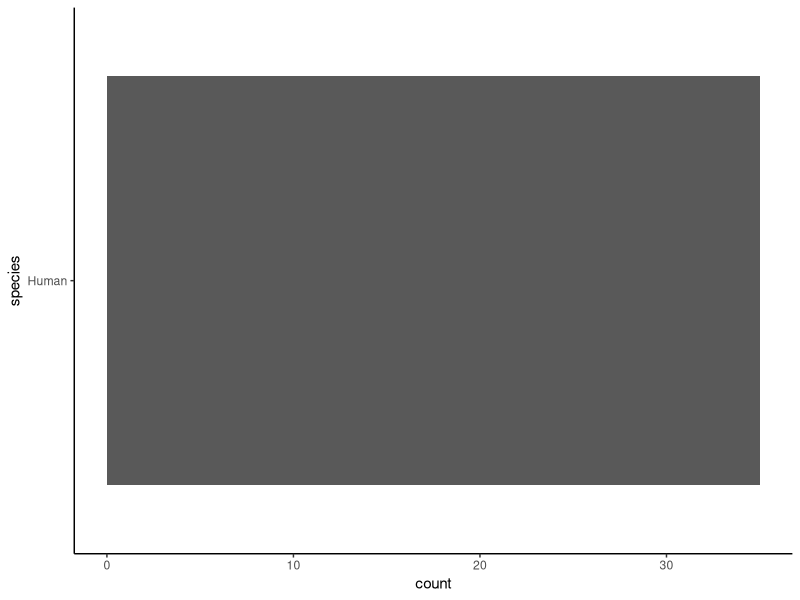
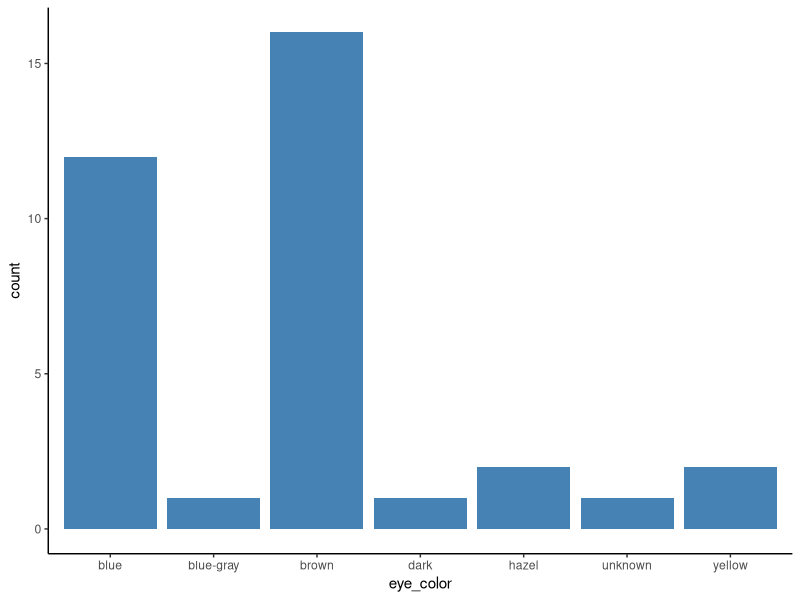
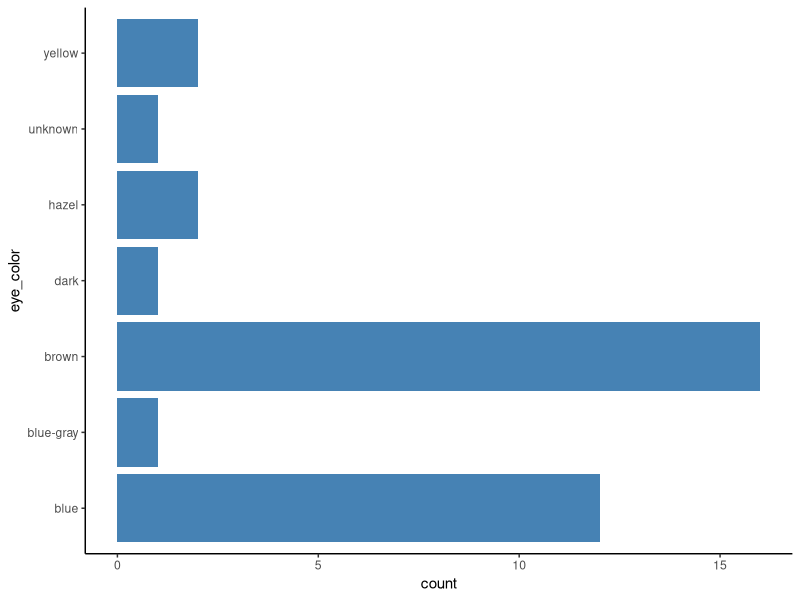
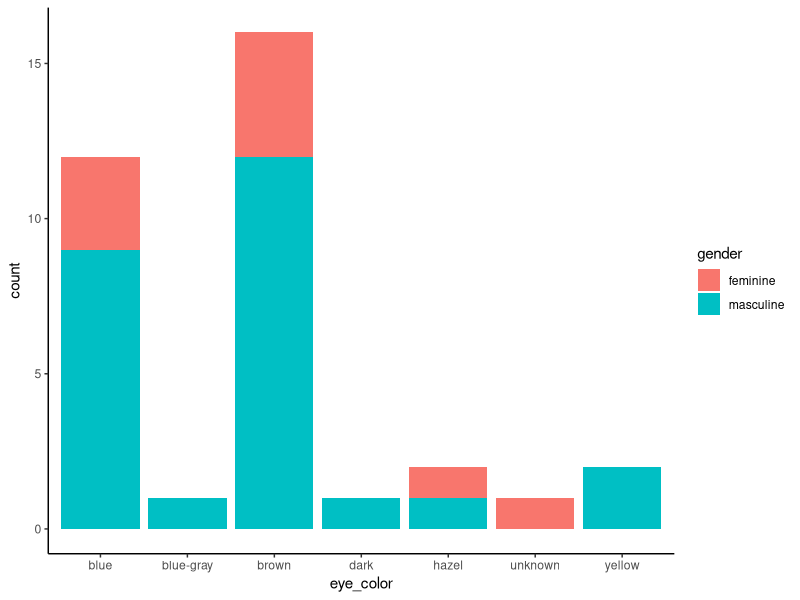
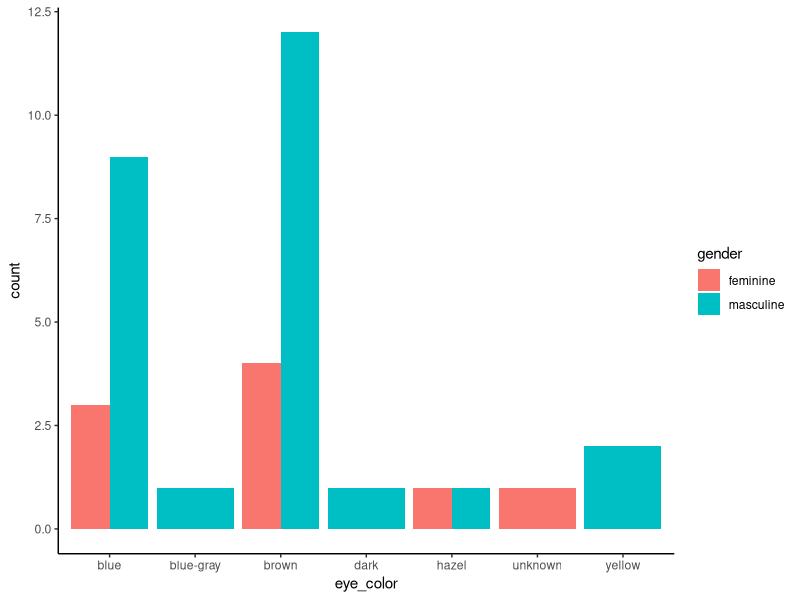
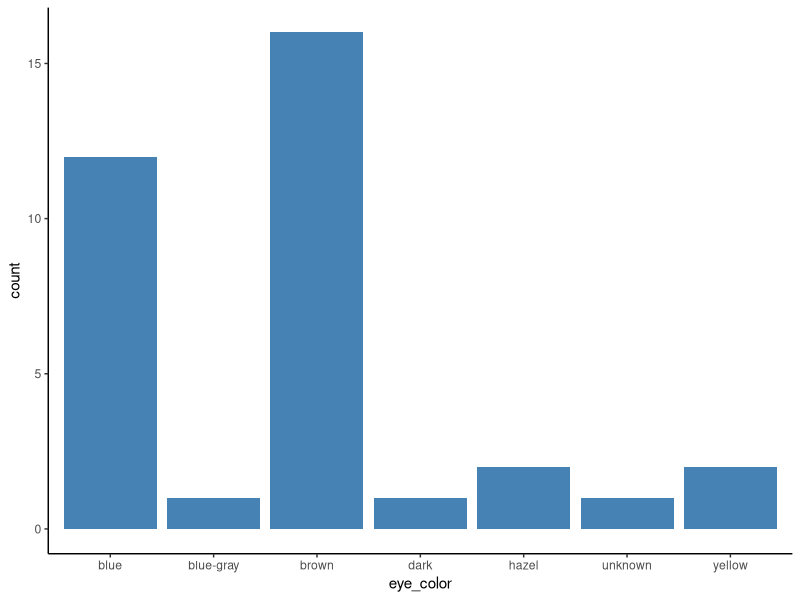
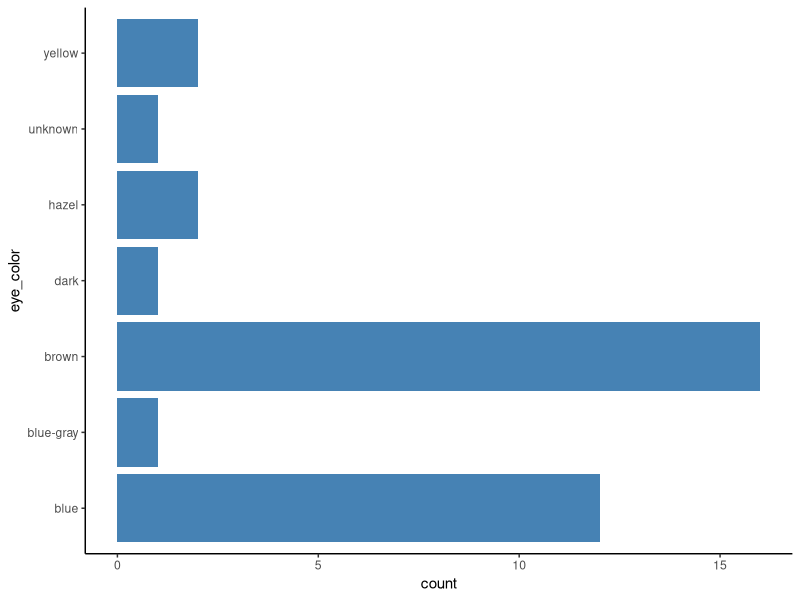
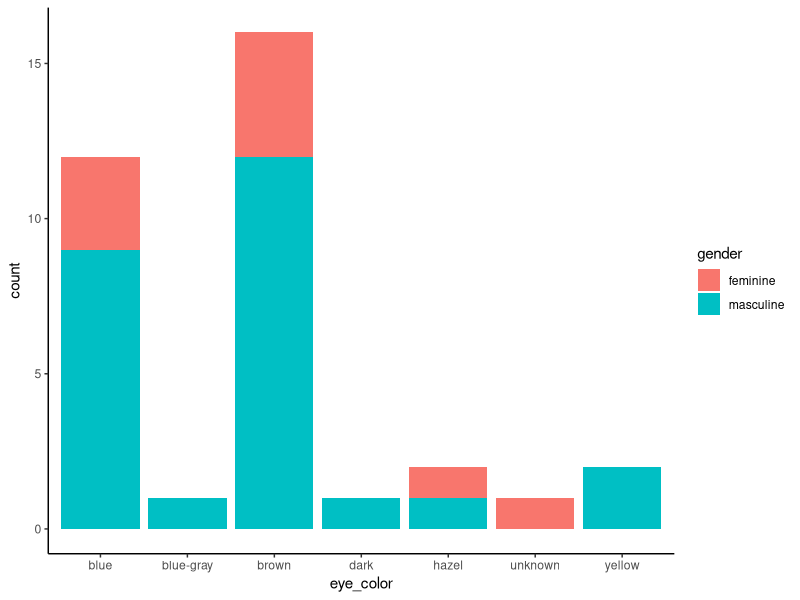

Here is the R script that generated these plots, in order:
##-----------------------------------------------------
##
## DataViz II: Tortas y barras
## Autor: German A. Gonzalez
## Fecha: Nov-2018
## germangfeler.github.io/datascience/shape-of-you/
##
##-----------------------------------------------------

## Cargamos ggplot2
library(ggplot2)
library(dplyr)

starwars

humans <- filter(starwars, species=="Human")

g <- ggplot(humans, aes(species))
g + geom_bar() +  coord_flip() + theme_classic()


## Barplot
g <- ggplot(humans, aes(eye_color)) + 
     geom_bar(fill="steelblue") + theme_classic()
g
ggsave(filename="barplot1.png", width=5, height=4)

## Rotamos el gráfico     
g  +  coord_flip()
ggsave(filename="barplot2.png", width=5, height=4)


## Barplot
g <- ggplot(humans, aes(eye_color)) + 
     geom_bar(aes(fill=gender)) + theme_classic()
g
ggsave(filename="barplot1.png", width=5, height=4)


g <- ggplot(humans, aes(eye_color)) + 
     geom_bar(aes(fill=gender), position = "dodge") + theme_classic()
g

